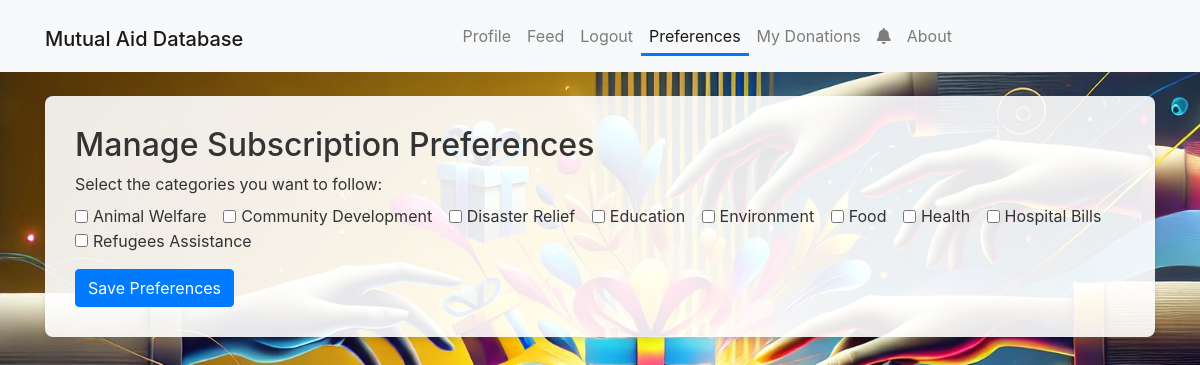
The page /preferences (signed in) on the database its author committed.
### app/models.py (models this page shows, shortened)
class Category(db.Model):
    __tablename__ = 'category'
    id = db.Column(db.Integer, primary_key=True)
    name = db.Column(db.String(64), unique=True, nullable=False)

### app/routes.py (the view)
@main.route('/preferences', methods=['GET', 'POST'])
def preferences():
    if 'user_id' not in session:
        flash('Please log in to manage your preferences.', 'warning')
        return redirect(url_for('main.login'))
    user = User.query.get_or_404(session['user_id'])
    available_categories = Category.query.order_by(Category.name).all()
    from app.models import Subscription
    if request.method == 'POST':
        selected_names = request.form.getlist('categories')
        Subscription.query.filter_by(user_id=user.id).delete()
        for cat_name in selected_names:
            category = Category.query.filter_by(name=cat_name).first()
            if category:
                sub = Subscription(user_id=user.id, category_id=category.id)
                db.session.add(sub)
        db.session.commit()
        flash('Your subscription preferences have been updated.', 'success')
        return redirect(url_for('main.profile'))
    else:
        current_subs = Subscription.query.filter_by(user_id=user.id).all()
        current_category_ids = [sub.category_id for sub in current_subs]
        return render_template('preferences.html', available_categories=available_categories, current_category_ids=current_category_ids)

### app/__init__.py (called while the page is built)
@app.context_processor
def inject_notification_count():
    from app.models import Notification  # avoid circular import issues if needed
    if 'user_id' in session:
        count = Notification.query.filter_by(user_id=session['user_id'], is_read=False).count()
    else:
        count = 0
    print(f"Notification count: {count}")
    return dict(notification_count=count)

### app/templates/preferences.html (shortened to what this page needs)
{% extends "base.html" %}
{% block content %}
<div class="form-container">
<h2>Manage Subscription Preferences</h2>
    <form method="POST" action="{{ url_for('main.preferences') }}">
        <div class="form-group">
        <label>Select the categories you want to follow:</label><br>
        {% for category in available_categories %}
            <div class="form-check form-check-inline">
            <input class="form-check-input" type="checkbox" name="categories" id="cat_{{ category.id }}" value="{{ category.name }}"
            {% if category.id in current_category_ids %} checked {% endif %}>
            <label class="form-check-label" for="cat_{{ category.id }}">{{ category.name }}</label>
            </div>
        {% endfor %}
        </div>
        <button type="submit" class="btn btn-primary">Save Preferences</button>
    </form>
</div>
{% endblock %}

### app/static/css/style.css (style rules this page uses)
body { background-image: url("../uploads/Mutual\ database\ background.png"); background-size: cover; background-attachment: fixed; background-size: cover; background-color: #f5f7fa; color: #333; }
.form-container { background-color: rgba(255, 255, 255, 0.9); padding: 30px; border-radius: 8px; box-shadow: 0 4px 6px rgba(0, 0, 0, 0.1); margin-top: 20px; margin-bottom: 20px; }

### rows shown on the page
Category: name "Animal Welfare"
Category: name "Community Development"
Category: name "Disaster Relief"
Category: name "Education"
Category: name "Environment"
Category: name "Food"
Category: name "Health"
Category: name "Hospital Bills"
Category: name "Refugees Assistance"
